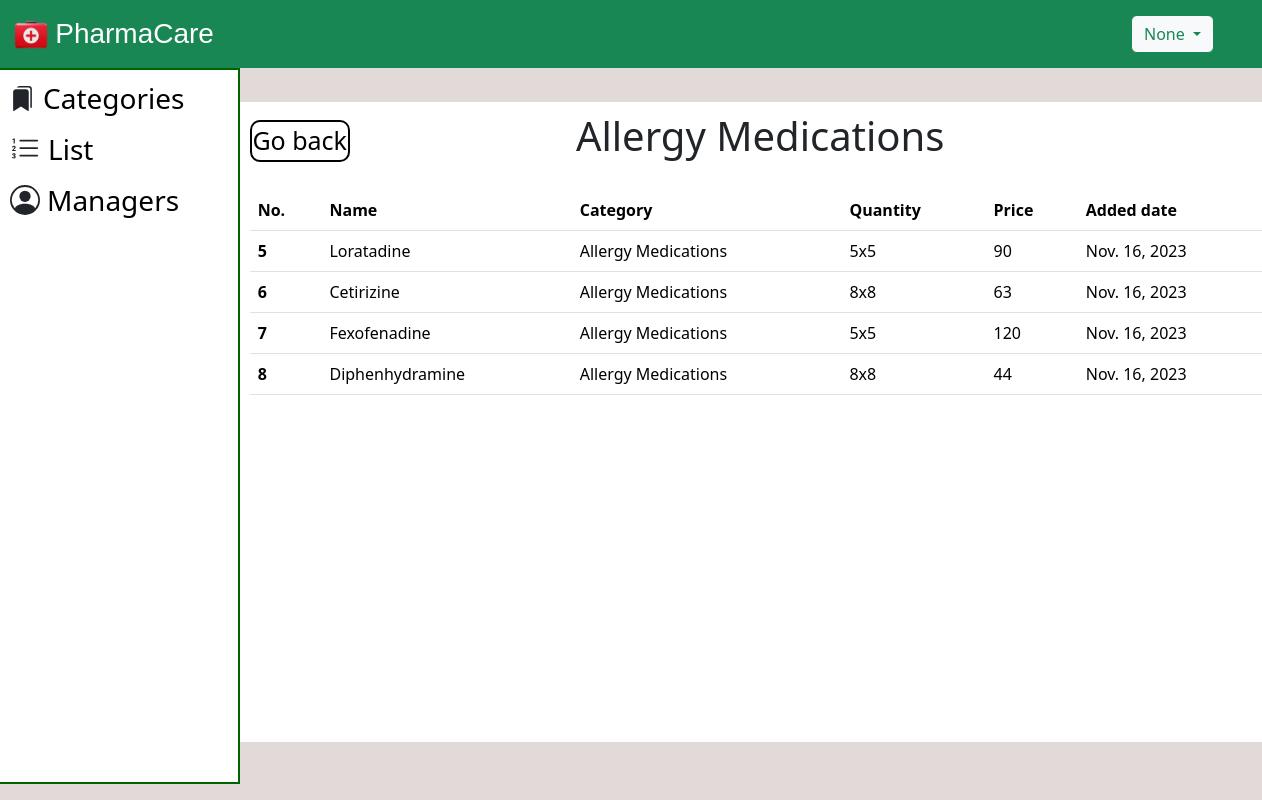
Screenshot of /Allergy/ with the database file from the repository.
### Pharmacy/models.py (models this page shows)
class medicine(models.Model):
    name=models.CharField(max_length=50)
    category=models.CharField(max_length=50)
    Qty=models.CharField(max_length=50)
    price=models.BigIntegerField()
    added_date=models.DateField(auto_now_add=True)

### Pharmacy/views.py (the view)
# urls.py: path('Allergy/', views.Allergy, name='Allergy'),
def Allergy(request):
    name = request.session.get('name')
    anti_med=medicine.objects.filter(category='Allergy Medications')
    return render(request, 'Allergy.html', {'anti_med':anti_med, 'name':name, 'user_role': request.session.get('user_role')})

### templates/allergy.html (shortened to what this page needs)
<!DOCTYPE html>
<html lang="en">
  <head>
    <link
      href="https://cdn.jsdelivr.net/npm/bootstrap@5.3.2/dist/css/bootstrap.min.css"
      rel="stylesheet"
    />
    {% load static %}
  </head>
  <body style="background-color: rgb(226, 217, 217);">
   <nav class="navbar navbar-expand-lg bg-success text-white fs-5">
    <div class="container-fluid">
        <div class="row">
            <div class="col">
              <img src="{% static 'logo.png' %}" width="38" height="39">
                <a class="navbar-brand" href="#" style="color: white; font-family: 'Gill Sans', 'Gill Sans MT', Calibri, 'Trebuchet MS', sans-serif; font-size: 28px; margin-left: 0;">PharmaCare</a>
            </div>
        </div>
    </div>
    <div class="dropdown mx-5">
      <button class="btn btn-outline-success bg-light dropdown-toggle" type="button" data-bs-toggle="dropdown"
          aria-expanded="false">
          {{name}}
      </button>
  </div>
  </nav>
    <div class="container">
      <div class="row" style="width: 20%; border: 2px solid darkgreen; height: 89.5vh; position:absolute; left:0px; background-color: white;">
        <ul>
            {% if user_role == 'manager' %}
              <li style="margin-bottom: 7px; margin-top: 7px;"><svg xmlns="http://www.w3.org/2000/svg"  width="25" height="25" fill="currentColor" class="bi bi-bookmarks-fill m-lg-2 " viewBox="0 0 16 16"><path d="M2 4a2 2 0 0 1 2-2h6a2 2 0 0 1 2 2v11.5a.5.5 0 0 1-.777.416L7 13.101l-4.223 2.815A.5.5 0 0 1 2 15.5V4z"/><path d="M4.268 1A2 2 0 0 1 6 0h6a2 2 0 0 1 2 2v11.5a.5.5 0 0 1-.777.416L13 13.768V2a1 1 0 0 0-1-1H4.268z"/></svg><a href="/managerhome" style="font-size: 28px; text-decoration: none; color:black; vertical-align: middle">Categories</a></li>
              <li style="margin-bottom: 7px;"><svg xmlns="http://www.w3.org/2000/svg" width="30" height="30" fill="currentColor" class="bi bi-list-ol m-lg-2 " viewBox="0 0 16 16"><path fill-rule="evenodd" d="M5 11.5a.5.5 0 0 1 .5-.5h9a.5.5 0 0 1 0 1h-9a.5.5 0 0 1-.5-.5zm0-4a.5.5 0 0 1 .5-.5h9a.5.5 0 0 1 0 1h-9a.5.5 0 0 1-.5-.5zm0-4a.5.5 0 0 1 .5-.5h9a.5.5 0 0 1 0 1h-9a.5.5 0 0 1-.5-.5z"/><path d="M1.713 11.865v-.474H2c.217 0 .363-.137.363-.317 0-.185-.158-.31-.361-.31-.223 0-.367.152-.373.31h-.59c.016-.467.373-.787.986-.787.588-.002.954.291.957.703a.595.595 0 0 1-.492.594v.033a.615.615 0 0 1 .569.631c.003.533-.502.8-1.051.8-.656 0-1-.37-1.008-.794h.582c.008.178.186.306.422.309.254 0 .424-.145.422-.35-.002-.195-.155-.348-.414-.348h-.3zm-.004-4.699h-.604v-.035c0-.408.295-.844.958-.844.583 0 .96.326.96.756 0 .389-.257.617-.476.848l-.537.572v.03h1.054V9H1.143v-.395l.957-.99c.138-.142.293-.304.293-.508 0-.18-.147-.32-.342-.32a.33.33 0 0 0-.342.338v.041zM2.564 5h-.635V2.924h-.031l-.598.42v-.567l.629-.443h.635V5z"/></svg><a href="/medicinelist" style="font-size: 28px; text-decoration: none; color:black; vertical-align:middle;">List</a></li>
              <li style="margin-bottom: 7px;"><svg xmlns="http://www.w3.org/2000/svg" width="25" height="25" fill="currentColor" class="bi bi-patch-plus-fill m-lg-2 " viewBox="0 0 16 16"><path d="M10.067.87a2.89 2.89 0 0 0-4.134 0l-.622.638-.89-.011a2.89 2.89 0 0 0-2.924 2.924l.01.89-.636.622a2.89 2.89 0 0 0 0 4.134l.637.622-.011.89a2.89 2.89 0 0 0 2.924 2.924l.89-.01.622.636a2.89 2.89 0 0 0 4.134 0l.622-.637.89.011a2.89 2.89 0 0 0 2.924-2.924l-.01-.89.636-.622a2.89 2.89 0 0 0 0-4.134l-.637-.622.011-.89a2.89 2.89 0 0 0-2.924-2.924l-.89.01-.622-.636zM8.5 6v1.5H10a.5.5 0 0 1 0 1H8.5V10a.5.5 0 0 1-1 0V8.5H6a.5.5 0 0 1 0-1h1.5V6a.5.5 0 0 1 1 0z"/>
              </svg><a href="/addmedicine" style="font-size: 28px; text-decoration: none; color:black; vertical-align:middle;">Add</a></li>
              <li style="margin-bottom: 7px;"><svg xmlns="http://www.w3.org/2000/svg" width="25" height="25" fill="currentColor" class="bi bi-pencil-square m-lg-2 " viewBox="0 0 16 16"><path d="M15.502 1.94a.5.5 0 0 1 0 .706L14.459 3.69l-2-2L13.502.646a.5.5 0 0 1 .707 0l1.293 1.293zm-1.75 2.456-2-2L4.939 9.21a.5.5 0 0 0-.121.196l-.805 2.414a.25.25 0 0 0 .316.316l2.414-.805a.5.5 0 0 0 .196-.12l6.813-6.814z"/><path fill-rule="evenodd" d="M1 13.5A1.5 1.5 0 0 0 2.5 15h11a1.5 1.5 0 0 0 1.5-1.5v-6a.5.5 0 0 0-1 0v6a.5.5 0 0 1-.5.5h-11a.5.5 0 0 1-.5-.5v-11a.5.5 0 0 1 .5-.5H9a.5.5 0 0 0 0-1H2.5A1.5 1.5 0 0 0 1 2.5v11z"/></svg><a href="/edit" style="font-size: 28px; text-decoration: none; color:black; vertical-align:middle;">Edit</a></li>
              <li style="margin-bottom: 7px;"><svg xmlns="http://www.w3.org/2000/svg" width="25" height="25" fill="currentColor" class="bi bi-x-octagon-fill m-lg-2 " viewBox="0 0 16 16"><path d="M11.46.146A.5.5 0 0 0 11.107 0H4.893a.5.5 0 0 0-.353.146L.146 4.54A.5.5 0 0 0 0 4.893v6.214a.5.5 0 0 0 .146.353l4.394 4.394a.5.5 0 0 0 .353.146h6.214a.5.5 0 0 0 .353-.146l4.394-4.394a.5.5 0 0 0 .146-.353V4.893a.5.5 0 0 0-.146-.353L11.46.146zm-6.106 4.5L8 7.293l2.646-2.647a.5.5 0 0 1 .708.708L8.707 8l2.647 2.646a.5.5 0 0 1-.708.708L8 8.707l-2.646 2.647a.5.5 0 0 1-.708-.708L7.293 8 4.646 5.354a.5.5 0 1 1 .708-.708z"/></svg><a href="/remove" style="font-size: 28px; text-decoration: none; color:black; vertical-align:middle;">Remove</a></li>
            {% else %}
              <li style="margin-bottom: 7px; margin-top: 7px;"><a href="/adminhome" style="font-size: 28px; text-decoration: none; color:black; vertical-align: middle">Categories</a></li>
              <li style="margin-bottom: 7px;"><a href="/medicinelist" style="font-size: 28px; text-decoration: none; color:black; vertical-align:middle;">List</a></li>
              <li style="margin-bottom: 7px; margin-top: 6px;"><a href="/allmanager" style="font-size: 28px; text-decoration: none; color:black; vertical-align: middle">Managers</a></li>
            {% endif %}
          </ul>
      </div>
    </div>
    <div class="container ">
        <div class="row ">
            <div class="col-md-11" style="background-color: white; height: 80vh; margin-top: 3%; margin-left: 15.5%; overflow-y: auto;">
                <h1 style="text-align: center; margin-top: 10px; margin-bottom: 30px;">Allergy Medications</h1>
                <a href="#" onclick="history.go(-1); return false;" style="font-size: 25px; position: absolute; margin-top: -70px; color: black; text-decoration: none; border: 2px solid black; width: 100px; border-radius: 10px; text-align: center;">Go back</a>
              <table class="table table-hover ">
                <thead>
                  <tr>
                    <th scope="col">No.</th>
                    <th scope="col">Name</th>
                    <th scope="col">Category</th>
                    <th scope="col">Quantity</th>
                    <th scope="col">Price</th>
                    <th scope="col">Added date</th>
                  </tr>
                </thead>
                <tbody>
                  {% for med in anti_med %}
                  <tr>
                    <th scope="row">{{med.id}}</th>
                    <td>{{med.name}}</td>
                    <td>{{med.category}}</td>
                    <td>{{med.Qty}}</td>
                    <td>{{med.price}}</td>
                    <td>{{med.added_date}}</td>
                  </tr>
                  {% endfor %}
                </tbody>
              </table>
            </div>
        </div>
    </div>
</body>
</html>

### templates/allergy.html (style rules this page uses)
.navbar a.navbar-brand { display: inline-block; vertical-align: middle; }

### rows the page displays
medicine: id "5", name "Loratadine", category "Allergy Medications", Qty "5x5", price "90", added_date "Nov. 16, 2023"
medicine: id "6", name "Cetirizine", category "Allergy Medications", Qty "8x8", price "63", added_date "Nov. 16, 2023"
medicine: id "7", name "Fexofenadine", category "Allergy Medications", Qty "5x5", price "120", added_date "Nov. 16, 2023"
medicine: id "8", name "Diphenhydramine", category "Allergy Medications", Qty "8x8", price "44", added_date "Nov. 16, 2023"

### other values shown
{{ name }} "None"
